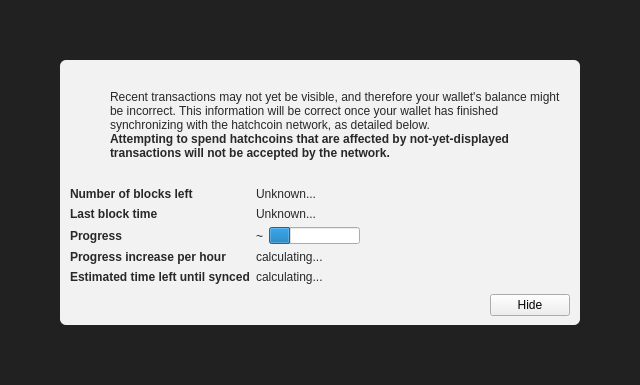
<?xml version="1.0" encoding="UTF-8"?>
<ui version="4.0">
 <class>ModalOverlay</class>
 <widget class="ModalOverlay" name="ModalOverlay">
  <property name="geometry">
   <rect>
    <x>0</x>
    <y>0</y>
    <width>640</width>
    <height>385</height>
   </rect>
  </property>
  <property name="windowTitle">
   <string>Form</string>
  </property>
  <layout class="QVBoxLayout" name="verticalLayout" stretch="0">
   <property name="sizeConstraint">
    <enum>QLayout::SetDefaultConstraint</enum>
   </property>
   <property name="leftMargin">
    <number>0</number>
   </property>
   <property name="topMargin">
    <number>0</number>
   </property>
   <property name="rightMargin">
    <number>0</number>
   </property>
   <property name="bottomMargin">
    <number>0</number>
   </property>
   <item>
    <widget class="QWidget" name="bgWidget" native="true">
     <property name="styleSheet">
      <string notr="true">#bgWidget { background: rgba(0,0,0,220); }</string>
     </property>
     <layout class="QVBoxLayout" name="verticalLayoutMain" stretch="1">
      <property name="leftMargin">
       <number>60</number>
      </property>
      <property name="topMargin">
       <number>60</number>
      </property>
      <property name="rightMargin">
       <number>60</number>
      </property>
      <property name="bottomMargin">
       <number>60</number>
      </property>
      <item>
       <widget class="QWidget" name="contentWidget" native="true">
        <property name="styleSheet">
         <string notr="true">#contentWidget { background: rgba(255,255,255,240); border-radius: 6px; }

QLabel { color: rgb(40,40,40);  }</string>
        </property>
        <layout class="QVBoxLayout" name="verticalLayoutSub" stretch="1,0,0,0">
         <property name="spacing">
          <number>0</number>
         </property>
         <property name="leftMargin">
          <number>10</number>
         </property>
         <property name="topMargin">
          <number>10</number>
         </property>
         <property name="rightMargin">
          <number>10</number>
         </property>
         <property name="bottomMargin">
          <number>10</number>
         </property>
         <item>
          <layout class="QHBoxLayout" name="horizontalLayoutIconText" stretch="0,1">
           <property name="topMargin">
            <number>20</number>
           </property>
           <item>
            <layout class="QVBoxLayout" name="verticalLayoutIcon">
             <property name="leftMargin">
              <number>0</number>
             </property>
             <item>
              <widget class="QPushButton" name="warningIcon">
               <property name="enabled">
                <bool>false</bool>
               </property>
               <property name="text">
                <string/>
               </property>
               <property name="icon">
                <iconset>
                 <normaloff>:/icons/warning</normaloff>
                 <disabledoff>:/icons/warning</disabledoff>:/icons/warning</iconset>
               </property>
               <property name="iconSize">
                <size>
                 <width>48</width>
                 <height>48</height>
                </size>
               </property>
               <property name="flat">
                <bool>true</bool>
               </property>
              </widget>
             </item>
             <item>
              <spacer name="verticalSpacerWarningIcon">
               <property name="orientation">
                <enum>Qt::Vertical</enum>
               </property>
               <property name="sizeHint" stdset="0">
                <size>
                 <width>20</width>
                 <height>40</height>
                </size>
               </property>
              </spacer>
             </item>
            </layout>
           </item>
           <item>
            <layout class="QVBoxLayout" name="verticalLayoutInfoText">
             <property name="leftMargin">
              <number>0</number>
             </property>
             <property name="topMargin">
              <number>0</number>
             </property>
             <item>
              <widget class="QLabel" name="infoText">
               <property name="text">
                <string>Recent transactions may not yet be visible, and therefore your wallet's balance might be incorrect. This information will be correct once your wallet has finished synchronizing with the hatchcoin network, as detailed below.</string>
               </property>
               <property name="textFormat">
                <enum>Qt::RichText</enum>
               </property>
               <property name="wordWrap">
                <bool>true</bool>
               </property>
              </widget>
             </item>
             <item>
              <widget class="QLabel" name="infoTextStrong">
               <property name="font">
                <font>
                 <weight>75</weight>
                 <bold>true</bold>
                </font>
               </property>
               <property name="text">
                <string>Attempting to spend hatchcoins that are affected by not-yet-displayed transactions will not be accepted by the network.</string>
               </property>
               <property name="textFormat">
                <enum>Qt::RichText</enum>
               </property>
               <property name="wordWrap">
                <bool>true</bool>
               </property>
              </widget>
             </item>
             <item>
              <spacer name="verticalSpacerInTextSpace">
               <property name="orientation">
                <enum>Qt::Vertical</enum>
               </property>
               <property name="sizeHint" stdset="0">
                <size>
                 <width>20</width>
                 <height>40</height>
                </size>
               </property>
              </spacer>
             </item>
            </layout>
           </item>
          </layout>
         </item>
         <item>
          <spacer name="verticalSpacerAfterText">
           <property name="orientation">
            <enum>Qt::Vertical</enum>
           </property>
           <property name="sizeHint" stdset="0">
            <size>
             <width>20</width>
             <height>40</height>
            </size>
           </property>
          </spacer>
         </item>
         <item>
          <layout class="QFormLayout" name="formLayout">
           <property name="fieldGrowthPolicy">
            <enum>QFormLayout::FieldsStayAtSizeHint</enum>
           </property>
           <property name="horizontalSpacing">
            <number>6</number>
           </property>
           <property name="verticalSpacing">
            <number>6</number>
           </property>
           <property name="topMargin">
            <number>10</number>
           </property>
           <item row="0" column="0">
            <widget class="QLabel" name="labelNumberOfBlocksLeft">
             <property name="font">
              <font>
               <weight>75</weight>
               <bold>true</bold>
              </font>
             </property>
             <property name="text">
              <string>Number of blocks left</string>
             </property>
            </widget>
           </item>
           <item row="0" column="1">
            <widget class="QLabel" name="numberOfBlocksLeft">
             <property name="text">
              <string>Unknown...</string>
             </property>
            </widget>
           </item>
           <item row="1" column="0">
            <widget class="QLabel" name="labelLastBlockTime">
             <property name="font">
              <font>
               <weight>75</weight>
               <bold>true</bold>
              </font>
             </property>
             <property name="text">
              <string>Last block time</string>
             </property>
            </widget>
           </item>
           <item row="1" column="1">
            <widget class="QLabel" name="newestBlockDate">
             <property name="sizePolicy">
              <sizepolicy hsizetype="Maximum" vsizetype="Preferred">
               <horstretch>0</horstretch>
               <verstretch>0</verstretch>
              </sizepolicy>
             </property>
             <property name="text">
              <string>Unknown...</string>
             </property>
            </widget>
           </item>
           <item row="2" column="0">
            <widget class="QLabel" name="labelSyncDone">
             <property name="font">
              <font>
               <weight>75</weight>
               <bold>true</bold>
              </font>
             </property>
             <property name="text">
              <string>Progress</string>
             </property>
            </widget>
           </item>
           <item row="2" column="1">
            <layout class="QHBoxLayout" name="horizontalLayoutSync" stretch="0,1">
             <item>
              <widget class="QLabel" name="percentageProgress">
               <property name="text">
                <string notr="true">~</string>
               </property>
              </widget>
             </item>
             <item>
              <widget class="QProgressBar" name="progressBar">
               <property name="value">
                <number>24</number>
               </property>
               <property name="format">
                <string/>
               </property>
              </widget>
             </item>
            </layout>
           </item>
           <item row="4" column="0">
            <widget class="QLabel" name="labelProgressIncrease">
             <property name="font">
              <font>
               <weight>75</weight>
               <bold>true</bold>
              </font>
             </property>
             <property name="text">
              <string>Progress increase per hour</string>
             </property>
            </widget>
           </item>
           <item row="4" column="1">
            <widget class="QLabel" name="progressIncreasePerH">
             <property name="text">
              <string>calculating...</string>
             </property>
            </widget>
           </item>
           <item row="5" column="0">
            <widget class="QLabel" name="labelEstimatedTimeLeft">
             <property name="font">
              <font>
               <weight>75</weight>
               <bold>true</bold>
              </font>
             </property>
             <property name="text">
              <string>Estimated time left until synced</string>
             </property>
            </widget>
           </item>
           <item row="5" column="1">
            <widget class="QLabel" name="expectedTimeLeft">
             <property name="text">
              <string>calculating...</string>
             </property>
            </widget>
           </item>
          </layout>
         </item>
         <item>
          <layout class="QHBoxLayout" name="horizontalLayoutButtons">
           <property name="leftMargin">
            <number>10</number>
           </property>
           <property name="topMargin">
            <number>10</number>
           </property>
           <item>
            <spacer name="horizontalSpacer">
             <property name="orientation">
              <enum>Qt::Horizontal</enum>
             </property>
             <property name="sizeHint" stdset="0">
              <size>
               <width>40</width>
               <height>20</height>
              </size>
             </property>
            </spacer>
           </item>
           <item>
            <widget class="QPushButton" name="closeButton">
             <property name="text">
              <string>Hide</string>
             </property>
            </widget>
           </item>
          </layout>
         </item>
        </layout>
       </widget>
      </item>
     </layout>
    </widget>
   </item>
  </layout>
 </widget>
 <customwidgets>
  <customwidget>
   <class>ModalOverlay</class>
   <extends>QWidget</extends>
   <header>modaloverlay.h</header>
   <container>1</container>
  </customwidget>
 </customwidgets>
 <resources/>
 <connections/>
</ui>
